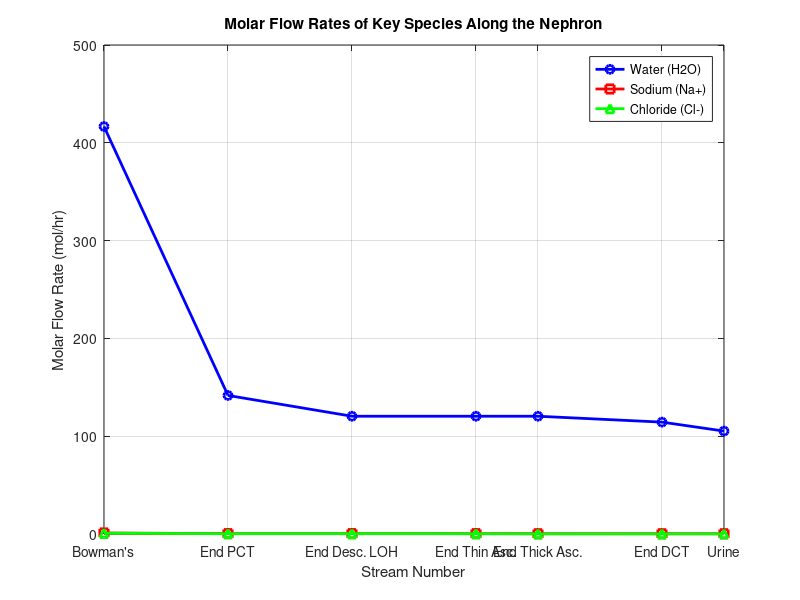
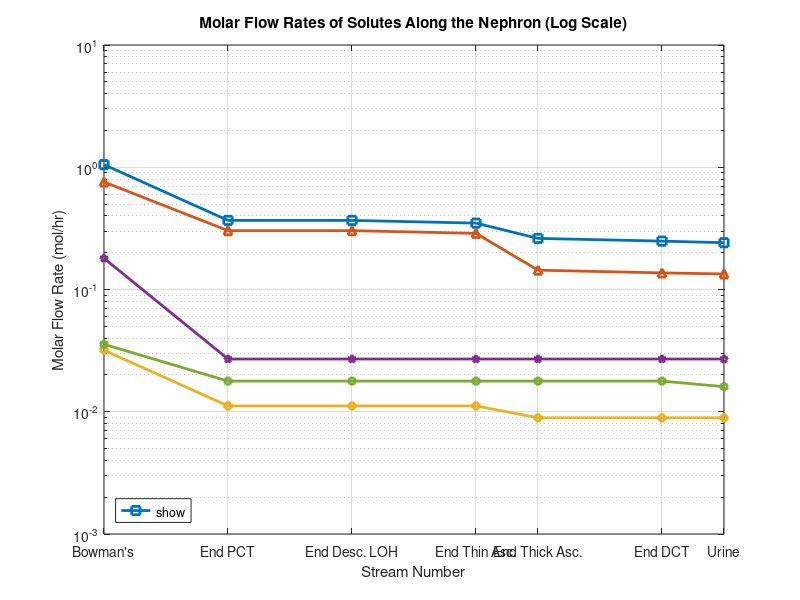
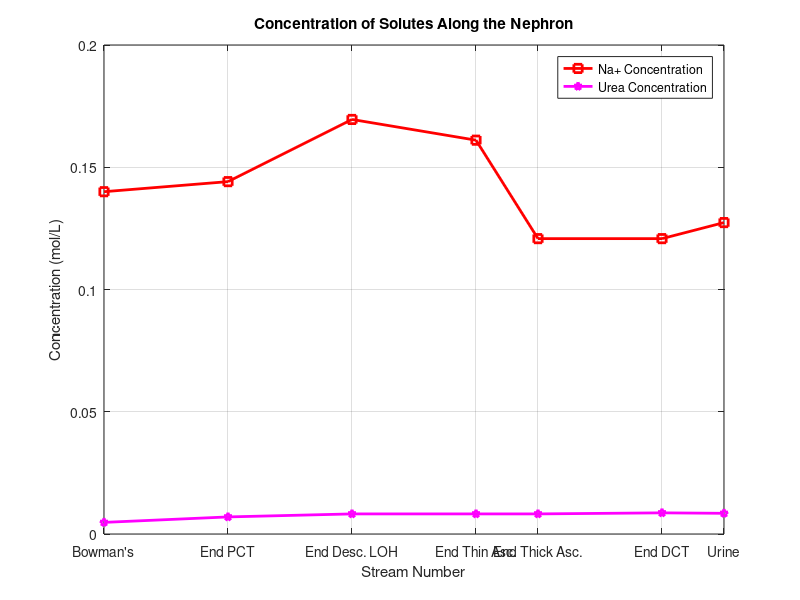
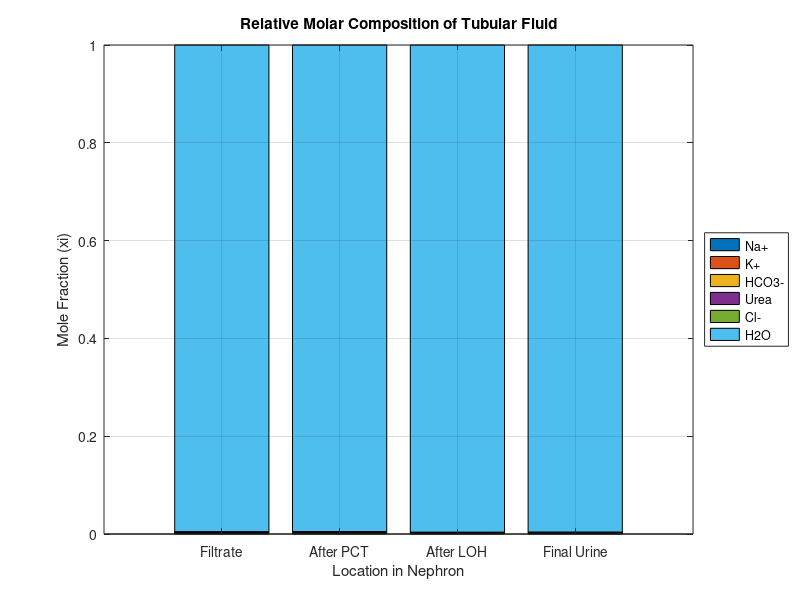

MATLAB code to generate these figures, in order:
% BIOE 252: Multi-Unit Kidney Reabsorption Model
% This model simulates the molar flow rates of key chemical species through
% a healthy nephron, structured according to the provided Moles
% Conservation Equations.

clc;
clear;
close all;

%% Variables Definition (as per user request)
% n_total(alpha) = total molar flow rate of stream alpha [mol/hr]
% n_i(alpha) = molar flow rate of species i in stream alpha [mol/hr]
% i = {Na+, K+, HCO3-, Urea, Cl-, H2O}
% x_i(alpha) = molar fraction of species i in stream alpha
% V = total volume going into system

%% Initialization and Knowns
% Based on "TABLE OF MARKERS" and standard physiological values.

% Initial Plasma Concentrations (mmol/L)
conc_Na = 140;      % mmol/L
conc_K = 4.25;      % mmol/L (average of 3.5-5.0)
conc_HCO3 = 24;     % mmol/L (average of 22-26)
conc_Urea = 4.75;   % mmol/L (average of 2.5-7.0)
conc_Cl = 101;      % mmol/L (average of 96-106)

% Glomerular Filtration Rate (GFR)
GFR_L_per_min = 0.125; % 125 mL/min is a typical value
GFR = GFR_L_per_min * 60; % Convert to L/hr

% We start the model at Stream 3 (glomerular filtrate) since its
% composition is known and is the input to the tubular system.
% The molar flow rate ni,3 is calculated as Concentration * GFR.
% Units: (mmol/L) * (L/hr) * (1 mol / 1000 mmol) = mol/hr

n_Na_3    = conc_Na * GFR / 1000;
n_K_3     = conc_K * GFR / 1000;
n_HCO3_3  = conc_HCO3 * GFR / 1000;
n_Urea_3  = conc_Urea * GFR / 1000;
n_Cl_3    = conc_Cl * GFR / 1000;
% Water flow: GFR assumes ~99% is water volume. Molar mass of H2O ~ 18 g/mol.
% 1 L water is ~1000g. So flow is (1000 g/L * GFR L/hr) / 18 g/mol.
n_H2O_3   = (1000 * GFR) / 18;

% Total molar flow rate for stream 3
n_total_3 = n_Na_3 + n_K_3 + n_HCO3_3 + n_Urea_3 + n_Cl_3 + n_H2O_3;

% Initialize data storage matrix: 14 streams, 7 columns (n_total, n_Na, n_K, ...)
streams = zeros(14, 7);
streams(3,:) = [n_total_3, n_Na_3, n_K_3, n_HCO3_3, n_Urea_3, n_Cl_3, n_H2O_3];


%% Moles Conservation Equations

% --- Bowman's capsule as the system ---
% Equation: n3 = n4
% This is a direct pass-through of the filtrate.
streams(4,:) = streams(3,:);

% --- PCT as the system ---
% Equation: n4 = n5 + n6
% Stream 5 is reabsorbed to blood. We calculate n6 = n4 - n5.
reab_pct = [ ...
    0.65;   % Na+
    0.65;   % K+
    0.85;   % HCO3- (average of 0.8-0.9)
    0.50;   % Urea
    0.60;   % Cl- (average of 0.5-0.7)
    0.66    % H2O (average of 0.65-0.67)
];
% Calculate molar flow rates for reabsorbed stream 5
n_species_5 = streams(4, 2:7)' .* reab_pct;
n_total_5 = sum(n_species_5);
streams(5, :) = [n_total_5, n_species_5'];

% Calculate molar flow rates for outgoing stream 6
streams(6, :) = streams(4, :) - streams(5, :);

% --- Loop of Henle Descending as the system ---
% Equation: n6 = n7 + n8
% Stream 7 is reabsorbed water. Solutes are mostly impermeable.
n_species_7 = zeros(1,6);
n_species_7(6) = streams(6, 7) * 0.15; % 15% of remaining water reabsorbed
n_total_7 = sum(n_species_7);
streams(7,:) = [n_total_7, n_species_7];

% Calculate stream 8
streams(8,:) = streams(6,:) - streams(7,:);


% --- Loop of Henle thin ascending limb as the system ---
% Equation: n8 = n9 + n10
% Stream 9 is reabsorbed solutes (passive). Impermeable to water.
% Note: The table value for this section is ~0 for all solutes.
% We will assume a small passive reabsorption of NaCl for model completeness.
n_species_9 = zeros(1,6);
n_species_9(1) = streams(8, 2) * 0.05; % Assume 5% of Na+ diffuses out
n_species_9(5) = streams(8, 6) * 0.05; % Assume 5% of Cl- diffuses out
n_total_9 = sum(n_species_9);
streams(9,:) = [n_total_9, n_species_9];

% Calculate stream 10
streams(10,:) = streams(8,:) - streams(9,:);


% --- Loop of Henle thick ascending limb as the system ---
% NOTE: Adjusted equation n10 = n_reabsorbed + n11 for physiological accuracy.
% This segment actively transports solutes out and is impermeable to water.
reab_tal = [ ...
    0.25;   % Na+
    0.20;   % K+
    0;      % HCO3-
    0;      % Urea
    0.50;   % Cl- (Involved in NKCC2 cotransport with Na and K)
    0       % H2O
];
% Calculate reabsorbed species (to interstitial space, not a numbered stream)
n_reabsorbed_species_tal = streams(10, 2:7)' .* reab_tal;
n_reabsorbed_total_tal = sum(n_reabsorbed_species_tal);

% Calculate outgoing stream 11
streams(11, 2:7) = streams(10, 2:7) - n_reabsorbed_species_tal';
streams(11, 1) = sum(streams(11, 2:7));


% --- DCT as the system ---
% Equation: n11 = n12 + n13
% Stream 12 is reabsorbed. Reabsorption is variable and hormone-dependent.
reab_dct = [ ...
    0.05;   % Na+ (5-10% reabsorption)
    0;      % K+ (can be reabsorbed or secreted)
    0;      % HCO3-
    0;      % Urea (DCT is impermeable to urea)
    0.05;   % Cl-
    0.05    % H2O (5-10% of filtered water)
];
n_species_12 = streams(11, 2:7)' .* reab_dct;
n_total_12 = sum(n_species_12);
streams(12, :) = [n_total_12, n_species_12'];

% Calculate stream 13
streams(13, :) = streams(11, :) - streams(12, :);

% --- Collecting Duct as a system ---
% NOTE: Combined Cortical & Medullary. Adjusted equation n13 = n_reabsorbed + n14.
% Stream 14 is the final urine. Reabsorption is hormone-dependent.
reab_cd = [ ...
    0.03;   % Na+ (2-5% reabsorption)
    0;      % K+
    0;      % HCO3-
    0.10;   % Urea (variable reabsorption)
    0.02;   % Cl- (1-2% reabsorption)
    0.08    % H2O (3-10% of filtered water)
];
n_reabsorbed_species_cd = streams(13, 2:7)' .* reab_cd;
n_reabsorbed_total_cd = sum(n_reabsorbed_species_cd);

% Calculate final urine stream 14
streams(14, :) = streams(13, :) - [n_reabsorbed_total_cd, n_reabsorbed_species_cd'];


%% Results Display

% Display Molar Flow Rates (ni)
fprintf('--------------------------------------------------------------------------------------------\n');
fprintf('                               Molar Flow Rates (mol/hr)\n');
fprintf('--------------------------------------------------------------------------------------------\n');
fprintf('Stream\t n_total\t n_Na+\t\t n_K+\t\t n_HCO3-\t n_Urea\t\t n_Cl-\t\t n_H2O\n');
fprintf('--------------------------------------------------------------------------------------------\n');
for i = 3:14 % Displaying streams relevant to the tubule system
    if streams(i,1) ~= 0 % Only display calculated streams
     fprintf('%d\t\t %5.4f\t\t %5.4f\t\t %5.4f\t\t %5.4f\t\t %5.4f\t\t %5.4f\t\t %5.2f\n', ...
            i, streams(i,1), streams(i,2), streams(i,3), streams(i,4), streams(i,5), streams(i,6), streams(i,7));
    end
end
fprintf('--------------------------------------------------------------------------------------------\n\n');


% Calculate and Display Mole Fractions (xi)
fprintf('---------------------------------\n');
fprintf('      Molar Fractions (xi)\n');
fprintf('---------------------------------\n');

% For Filtrate (Stream 4)
x_i_4 = streams(4, 2:7) / streams(4, 1);
fprintf('Stream 4 (Start of Tubule):\n');
fprintf('  x_Na+   = %f\n', x_i_4(1));
fprintf('  x_K+    = %f\n', x_i_4(2));
fprintf('  x_HCO3- = %f\n', x_i_4(3));
fprintf('  x_Urea  = %f\n', x_i_4(4));
fprintf('  x_Cl-   = %f\n', x_i_4(5));
fprintf('  x_H2O   = %f\n\n', x_i_4(6));

% For Urine (Stream 14)
x_i_14 = streams(14, 2:7) / streams(14, 1);
fprintf('Stream 14 (Final Urine):\n');
fprintf('  x_Na+   = %f\n', x_i_14(1));
fprintf('  x_K+    = %f\n', x_i_14(2));
fprintf('  x_HCO3- = %f\n', x_i_14(3));
fprintf('  x_Urea  = %f\n', x_i_14(4));
fprintf('  x_Cl-   = %f\n', x_i_14(5));
fprintf('  x_H2O   = %f\n', x_i_14(6));
fprintf('---------------------------------\n');




%% ========================================================================
%  3. PLOTTING AND VISUALIZATION
%  ========================================================================

% Define the streams that represent the main path of the tubular fluid
tubular_streams_idx = [4, 6, 8, 10, 11, 13, 14];
tubular_streams_labels = {'Bowman''s', 'End PCT', 'End Desc. LOH', 'End Thin Asc.', 'End Thick Asc.', 'End DCT', 'Urine'};
data = streams(tubular_streams_idx, :);

% --- PLOT 1: Molar Flow Rates of Key Species ---
figure('Name', 'Molar Flow Rates of Key Species');
plot(tubular_streams_idx, data(:,7), 'b-o', 'LineWidth', 2, 'DisplayName', 'Water (H2O)');
hold on;
plot(tubular_streams_idx, data(:,2), 'r-s', 'LineWidth', 2, 'DisplayName', 'Sodium (Na+)');
plot(tubular_streams_idx, data(:,6), 'g-^', 'LineWidth', 2, 'DisplayName', 'Chloride (Cl-)');
hold off;
title('Molar Flow Rates of Key Species Along the Nephron');
xlabel('Stream Number');
ylabel('Molar Flow Rate (mol/hr)');
legend('show');
grid on;
xticks(tubular_streams_idx);
xticklabels(tubular_streams_labels);
xtickangle(30);

% --- PLOT 2: Molar Flow Rates of Solutes (Log Scale) ---
figure('Name', 'Molar Flow Rates of Solutes (Log Scale)');
semilogy(tubular_streams_idx, data(:,2), '-s', 'LineWidth', 2, 'DisplayName', 'Na+');
hold on;
semilogy(tubular_streams_idx, data(:,6), '-^', 'LineWidth', 2, 'DisplayName', 'Cl-');
semilogy(tubular_streams_idx, data(:,3), '-d', 'LineWidth', 2, 'DisplayName', 'K+');
semilogy(tubular_streams_idx, data(:,4), '-p', 'LineWidth', 2, 'DisplayName', 'HCO3-');
semilogy(tubular_streams_idx, data(:,5), '-h', 'LineWidth', 2, 'DisplayName', 'Urea');
hold off;
title('Molar Flow Rates of Solutes Along the Nephron (Log Scale)');
xlabel('Stream Number');
ylabel('Molar Flow Rate (mol/hr)');
legend('show', 'Location', 'southwest');
grid on;
xticks(tubular_streams_idx);
xticklabels(tubular_streams_labels);
xtickangle(30);

% --- PLOT 3: Concentration Along the Nephron ---
% Calculate volume in Liters: (moles H2O * 18 g/mol) / (1000 g/L)
volume_L = data(:,7) * 18 / 1000;
% Calculate concentration in mmol/L: (moles solute / L) * 1000 mmol/mol
conc_Na_tubule = (data(:,2) ./ volume_L); % This is in mol/L
conc_Urea_tubule = (data(:,5) ./ volume_L); % This is in mol/L

figure('Name', 'Concentration of Solutes');
plot(tubular_streams_idx, conc_Na_tubule, 'r-s', 'LineWidth', 2, 'DisplayName', 'Na+ Concentration');
hold on;
plot(tubular_streams_idx, conc_Urea_tubule, 'm-p', 'LineWidth', 2, 'DisplayName', 'Urea Concentration');
hold off;
title('Concentration of Solutes Along the Nephron');
xlabel('Stream Number');
ylabel('Concentration (mol/L)');
legend('show');
grid on;
xticks(tubular_streams_idx);
xticklabels(tubular_streams_labels);
xtickangle(30);

% --- PLOT 4: Fluid Composition (Stacked Bar Chart) ---
% Select key points for composition analysis
comp_idx = [4, 6, 11, 14];
comp_labels = {'Filtrate', 'After PCT', 'After LOH', 'Final Urine'};
comp_data = streams(comp_idx, 2:7); % Get species data for these streams

% Calculate mole fractions for the selected streams
mole_fractions = comp_data ./ sum(comp_data, 2);

figure('Name', 'Fluid Composition at Key Points');
bar(mole_fractions, 'stacked');
title('Relative Molar Composition of Tubular Fluid');
ylabel('Mole Fraction (xi)');
xlabel('Location in Nephron');
xticks(1:length(comp_labels));
xticklabels(comp_labels);
legend('Na+', 'K+', 'HCO3-', 'Urea', 'Cl-', 'H2O', 'Location', 'eastoutside');
grid on;